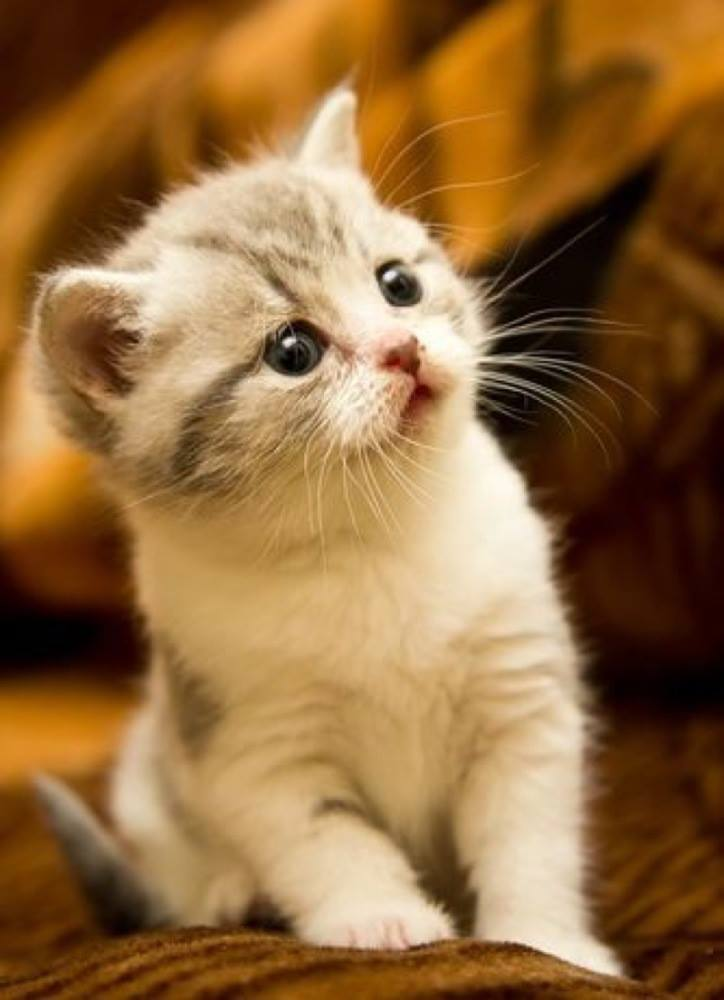
#> input picture Resources/smollCat.jpeg, 724 x 1000 px
$ python main.py
#> lines starting #> are read from the running program, lines starting #| are printed output that depends on the picture
### localOperator/kernelSweeper.py
"""
OLD, new one is called convolute.py

This contains code for a kernal sweeper.

A kernel is an nxn matrix of numbers, where n is an odd number.
By calculating the dotproduct of the kernal and the imagematrix,
  some information or aspect of a picture can be distilled/enhanced.

"""

import numpy as np
from localOperator import ProgressBar as pb

class oddkernel:
    """
    This class contains a kernel of any odd size.

    Arguments:
     self.xDim:         - Required: number of elements in the x direction
     self.yDim:         - Required: number of elements in the y direction
     self.valueMat:     - Required: ValueMatrix of size xDim by yDim
     self.name:         - Optional: name of the kernel
     self.applyAbsolute - Optional: When applied, should the filtervalue be absolute

    internally used variables
     self.xMiddle:      middle coordinate for x direction
     self.yMiddle:      middle coordinate for y direction
     self.lowFactor:    normalizing factor, at the lowest end
     self.highFactor:   normalizing factor, at the highest end

    please use getValue() to retreive a value from the matrix.

    The method sweep() to sweep this kernel over a picture
    """
    def __init__(self, size, valueMat, name='unnamed', defaultNormalize=True):
        self.xDim = size[0]
        self.yDim = size[1]
        self.valueMat = valueMat
        self.name = name
        self.defaultNormalize = defaultNormalize

        self.xMiddle = int((self.xDim - 1) / 2)
        self.yMiddle = int((self.yDim - 1) / 2)
        self.extract_normalizing_factors()

    def getValue(self, i, j):
        """
        Retrieves value of kernal at position i and j , with respect to the CENTER of the kernel
        :param i: horizontal integer position with respect to the center
        :param j: vertical integer position with respect to the center
        :return: value of matrix
        """
        # exception testing
        if  abs(i) > self.xMiddle or abs(j) > self.yMiddle:
            print("ERROR, coordinate out of scope.")
            return None

        return self.valueMat[self.yMiddle + i][self.xMiddle + j]

    def extract_normalizing_factors(self):
        """
        Extracts normalizing factors from the kernel.
        """
        self.lowFactor = 0
        self.highFactor = 0

        for y in range(-1 * self.yMiddle, self.yMiddle):
            for x in range(-1 * self.xMiddle, self.xMiddle):
                if self.getValue(x, y) > 0:
                    self.highFactor += self.getValue(x, y)
                else:
                    self.lowFactor += self.getValue(x, y)

        pass

    # [46 lines left out: function convolute, not called in this run]

"""
Now to declare some commonly used kernels and filters.
"""
kernelBlur3 = oddkernel([3, 3], [[1, 1, 1], [1, 1, 1], [1, 1, 1]], name='blurring')
kernelBlur5 = oddkernel([5, 5], [[1, 1, 1, 1, 1], [1, 1, 1, 1, 1], [1, 1, 1, 1, 1], [1, 1, 1, 1, 1], [1, 1, 1, 1, 1]], name='blurring')

kernelGausianLowPass3 = oddkernel([3, 3], [[1, 2, 1], [2, 4, 2], [1, 2, 1]], name='Gausian low-pass')
kernelGausianLowPass5 = oddkernel([5, 5], [[2, 7, 12, 7, 2], [7, 31, 52, 31, 7], [12, 52, 127, 52, 12], [7, 31, 52, 31, 7], [2, 7, 12, 7, 2]], name="Gausian low-pass")

kernelSquareLaplacian = oddkernel([3, 3], [[0, -1, 0], [-1, 4, -1], [0, -1, 0]], name='square Laplacian (normalized)')
kernelSquareCompositeLaplacian = oddkernel([3, 3], [[0, -1, 0], [-1, 5, -1], [0, -1, 0]], name='square Composite Laplacian', defaultNormalize=False)

kernelFullLaplacian = oddkernel([3, 3], [[-1, -1, -1], [-1, 8, -1], [-1, -1, -1]], name='full Laplacian (normalized)')
kernelFullCompositeLaplacian = oddkernel([3, 3], [[-1, -1, -1], [-1, 9, -1], [-1, -1, -1]], name='full Composite Laplacian', defaultNormalize=False)

# [44 lines left out: functions PrewittOperator, SobelOperator, not called in this run]

kernelEdgeDetectionHorizontal = oddkernel([3, 3], [[-1, -1, -1], [2, 2, 2],   [-1, -1, -1]], name='horizontal edge detecting')
kernelEdgeDetectionPlus45     = oddkernel([3, 3], [[2, -1, -1],  [-1, 2, -1], [-1, -1, 2]] , name='+45 deg. edge detecting')
kernelEdgeDetectionVertical   = oddkernel([3, 3], [[-1, 2, -1],  [-1, 2, -1], [-1, 2, -1]] , name='vertical edge detecting')
kernelEdgeDetectionMinus45    = oddkernel([3, 3], [[-1, -1, 2],  [-1, 2, -1], [2, -1, -1]] , name='-45 deg. edge detecting')

# [27 lines left out: function maxmin, not called in this run]

### main.py
"""
Demonstrating Local operations
"""

import cv2
from localOperator import kernelSweeper as ks
from localOperator import convolute as cv

def query_resize(imgOrig, resizeNr, name='unnamed'):
    smallerPic = input(f"Would you like to resize the {name} image to be one {resizeNr ** 2}th the size? [y/n]")
    if (smallerPic.lower() == 'y'):
        print(f"{name.capitalize()} image resized to one {resizeNr ** 2}th the size.")
        img = cv2.resize(imgOrig, (int(imgOrig.shape[1]/resizeNr), int(imgOrig.shape[0]/resizeNr)))
        return img
    elif (smallerPic.lower() == 'n'):
        print("Image kept the same size.")
        return imgOrig
    else:
        print("Please answer with a [y/n].")
        return query_resize(imgOrig, resizeNr)

def main():
    print("Importing pictures...")
    imgOrig = cv2.imread("Resources/smollCat.jpeg")
#> imgOrig is the input picture: shape (1000, 724, 3); mean B, G, R 62.2, 107.8, 147.3
    imgMoonO = cv2.imread("Resources/Moon.jpeg")
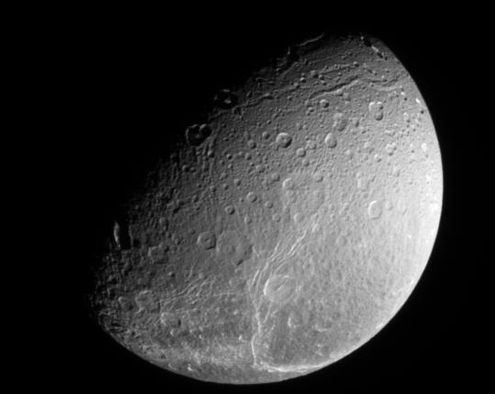
#> input picture Resources/Moon.jpeg, 495 x 394 px
#> imgMoonO is the input picture: shape (394, 495, 3); min 0, max 255, mean 53.7

    imgCat = query_resize(imgOrig, 3, name='cat')
#> the answer given: y
    imgGrayCat = cv2.cvtColor(imgCat, cv2.COLOR_RGB2GRAY)
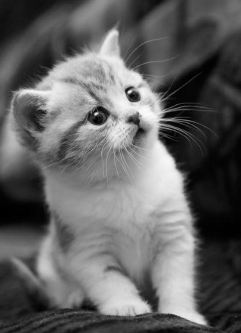
#> imgGrayCat: shape (333, 241); min 0, max 251, mean 98.6

    imgMoon = query_resize(imgMoonO, 2, name='moon')
#> the answer given: y
    imgGrayMoon = cv2.cvtColor(imgMoon, cv2.COLOR_RGB2GRAY)

    # [5 lines of commented-out code are left out]

    if input("Skip blurring? [y/n]").lower() != 'y':
#> the answer given: y
        """
        Demonstrating Blurring
        """
        imgBlurred   = ks.kernelBlur3.convolute(imgGrayCat)
        imgBigBlur   = ks.kernelBlur5.convolute(imgGrayCat)

        cv2.imshow("Original", imgGrayCat)
        cv2.imshow("Blurred 3", imgBlurred)
        cv2.imshow("Blurred 5", imgBigBlur)

        cv2.waitKey(0)

    if input("Skip Laplacian? [y/n]").lower() != 'y':
#> the answer given: y
        """
        Demonstrating Laplacian, and composite Laplacian counterparts
        """
        imgSquareLap   = ks.kernelSquareLaplacian.convolute(imgGrayMoon)
        imgSquareCLap  = ks.kernelSquareCompositeLaplacian.convolute(imgGrayMoon)
        imgFullLap     = ks.kernelFullLaplacian.convolute(imgGrayMoon)
        imgFullCLap    = ks.kernelFullCompositeLaplacian.convolute(imgGrayMoon)

        cv2.imshow("Original Moon", imgGrayMoon)
        cv2.imshow("Square Lap. Filter", imgSquareLap)
        cv2.imshow("Square Lap. sharpened", imgSquareCLap)
        cv2.imshow("Full Lap. Filter", imgFullLap)
        cv2.imshow("Full Lap. sharpened", imgFullCLap)

    if input("Skip Prewitt? [y,n]").lower() != 'y':
#> the answer given: y
        """
        Demonstrating Prewitt filter
        """
        imgPrewitt = ks.PrewittOperator(imgGrayMoon)

        cv2.imshow("Original Moon", imgGrayMoon)
        cv2.imshow("Prewitt Moon", imgPrewitt)

    if input("Skip Sobel? [y,n]").lower() != 'y':
#> the answer given: y
        """
        Demonstrating Sobel filter
        """
        imgSobel = ks.SobelOperator(imgGrayMoon)

        cv2.imshow("Original Moon", imgGrayMoon)
        cv2.imshow("Sobel Moon", imgSobel)

#> (the run stopped early here; a loop or call above may not have finished)
